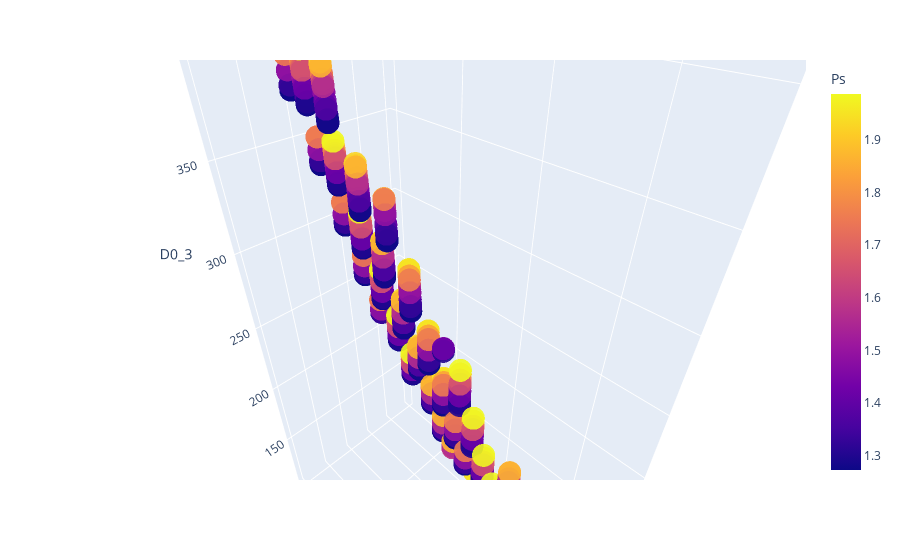

Notebook code cell kept with this figure:
### Code cell
# Визаулизация данных
import plotly.express as px
fig = px.scatter_3d(df5[df5['Ps']<2] , x='N', y='Qт', z='D0_3',
              color='Ps',opacity=0.9 )
fig.show()

### Figure 1 — Plotly figure (JSON) as saved in the notebook; plotly's stock layout.template omitted (floating-point values rounded to 4 significant figures; data arrays with more than 128 entries replaced by an {"elided": "..."} marker saying what was removed)
{"data": [{"hovertemplate": "N=%{x}<br>Qт=%{y}<br>D0_3=%{z}<br>Ps=%{marker.color}<extra></extra>", "legendgroup": "", "marker": {"color": {"elided": "1749 float values"}, "coloraxis": "coloraxis", "opacity": 0.9, "symbol": "circle"}, "mode": "markers", "name": "", "scene": "scene", "showlegend": false, "type": "scatter3d", "x": {"elided": "1749 int values"}, "y": {"elided": "1749 int values"}, "z": {"elided": "1749 float values"}}], "layout": {"autosize": true, "coloraxis": {"colorbar": {"title": {"text": "Ps"}}, "colorscale": [[0, "#0d0887"], [0.1111, "#46039f"], [0.2222, "#7201a8"], [0.3333, "#9c179e"], [0.4444, "#bd3786"], [0.5556, "#d8576b"], [0.6667, "#ed7953"], [0.7778, "#fb9f3a"], [0.8889, "#fdca26"], [1, "#f0f921"]]}, "legend": {"tracegroupgap": 0}, "margin": {"t": 60}, "scene": {"aspectmode": "auto", "aspectratio": {"x": 0.5199, "y": 0.9359, "z": 2.055}, "camera": {"center": {"x": 0, "y": 0, "z": 0}, "eye": {"x": 0.6347, "y": 0.6347, "z": 0.6347}, "projection": {"type": "perspective"}, "up": {"x": 0, "y": 0, "z": 1}}, "domain": {"x": [0, 1], "y": [0, 1]}, "xaxis": {"title": {"text": "N"}, "type": "linear"}, "yaxis": {"title": {"text": "Qт"}, "type": "linear"}, "zaxis": {"title": {"text": "D0_3"}, "type": "linear"}}}}
